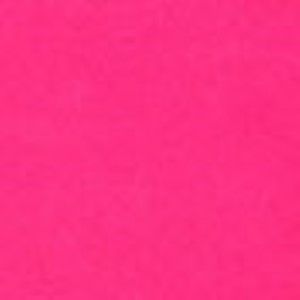
#> input picture pink.jpg, 300 x 300 px, given in place of the camera
$ python 'Color Pallete.py'   (Python 2 division)
#> lines starting #> are read from the running program, lines starting #| are printed output that depends on the picture; after the words box and inside, x2 and y2 are one past the last pixel; in counts of white or black regions, pixels touching at a corner belong together
import cv2
import numpy as np

def set_cam(vino):
    video_path=vino
    cap=cv2.VideoCapture(video_path)
    #cap.set(3, 1920)
    #cap.set(4, 1080)
    set_cam.cap=cap

vino = 1
set_cam(vino)
cap = set_cam.cap

############################## Choose Pixel
def click_and_crop(event, x, y, flags, param):

    global refPt, cropping

    if event == cv2.EVENT_LBUTTONDOWN:
        refPt = [(x, y)]
        cropping = True
        #print "Top Left", refPt[0]
        if refPt:
            print "Pixel Color: HSV & RGB"
            print hsv[refPt[0][1],refPt[0][0]]
            print frame[refPt[0][1],refPt[0][0]]
            print lab[refPt[0][1],refPt[0][0]]
            print "--------------"

cv2.namedWindow("Original Image")
cv2.setMouseCallback("Original Image", click_and_crop)
##############################

# Create a pipeline
def nothing(x):
    pass

hsv_min=[133, 0, 173]
hsv_max=[255, 156, 255]

cv2.namedWindow("image")
cv2.resizeWindow("image", 640,480)

# create trackbars for color change
cv2.createTrackbar('lowH', 'image', hsv_min[0], 255,nothing)
cv2.createTrackbar('highH', 'image', hsv_max[0], 255, nothing)
cv2.createTrackbar('lowS', 'image', hsv_min[1], 255, nothing)
cv2.createTrackbar('highS', 'image', hsv_max[1], 255, nothing)
cv2.createTrackbar('lowV', 'image', hsv_min[2], 255, nothing)
cv2.createTrackbar('highV', 'image', hsv_max[2], 255, nothing)

frame_no=0
n=0

while(True):
    if n==0 and vino!=10:
        ret, frame = cap.read()
#> frame is the input picture: shape (300, 300, 3); mean B, G, R 129.8, 48.8, 253
        frame = cv2.resize(frame,(1280,720))
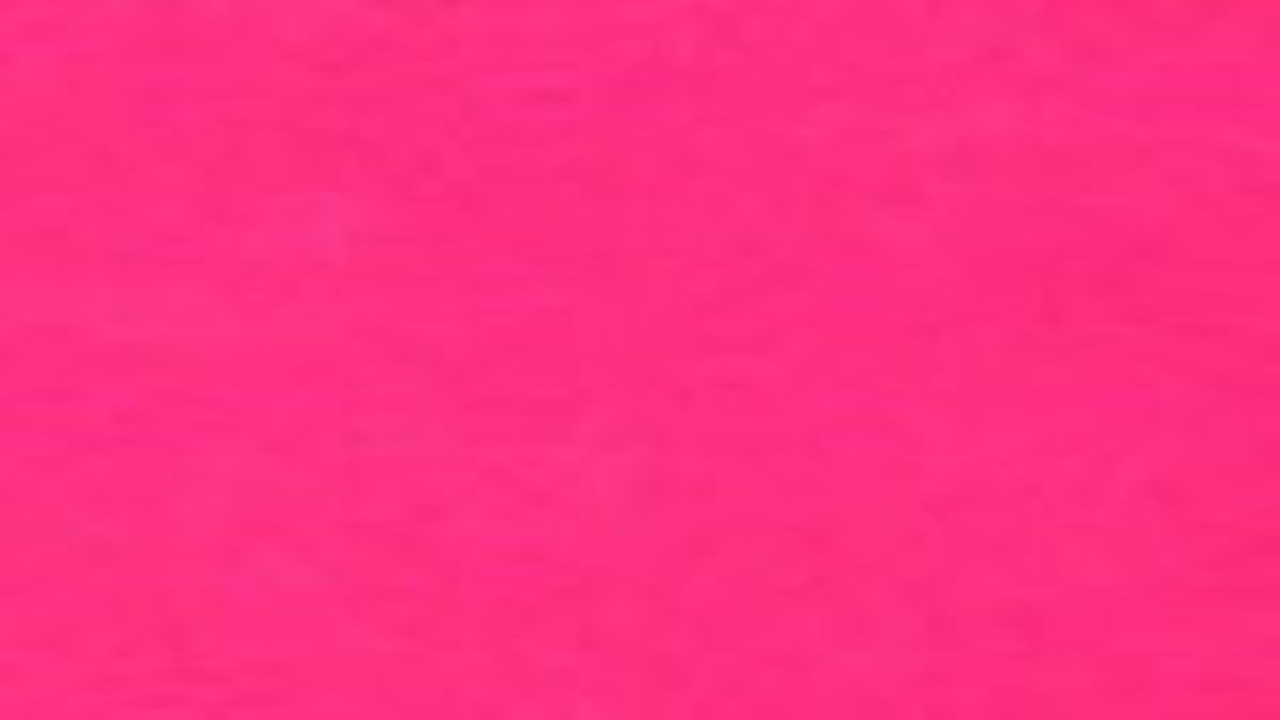
#> frame: shape (720, 1280, 3); mean B, G, R 129.7, 48.7, 253
        image=frame.copy()
        lab= cv2.cvtColor(image, cv2.COLOR_RGB2LAB)
#> lab: shape (720, 1280, 3); mean of channels 0, 1, 2 112.9, 201, 41.4

    # grab the frame
    key = cv2.waitKey(1) & 0xFF
#> (key q is pressed here)

    #frame=cv2.resize(frame,(960,720))
    hsv = cv2.cvtColor(frame, cv2.COLOR_RGB2HSV)
#> hsv: shape (720, 1280, 3); mean H, S, V 131.9, 205.9, 253

    ilowH = cv2.getTrackbarPos('lowH', 'image')
    ihighH = cv2.getTrackbarPos('highH', 'image')
    ilowS = cv2.getTrackbarPos('lowS', 'image')
    ihighS = cv2.getTrackbarPos('highS', 'image')
    ilowV = cv2.getTrackbarPos('lowV', 'image')
    ihighV = cv2.getTrackbarPos('highV', 'image')

    lower_HSV = np.array([ilowH, ilowS, ilowV])
    higher_HSV = np.array([ihighH, ihighS, ihighV])
    mask_HSV = cv2.inRange(frame, lower_HSV, higher_HSV)
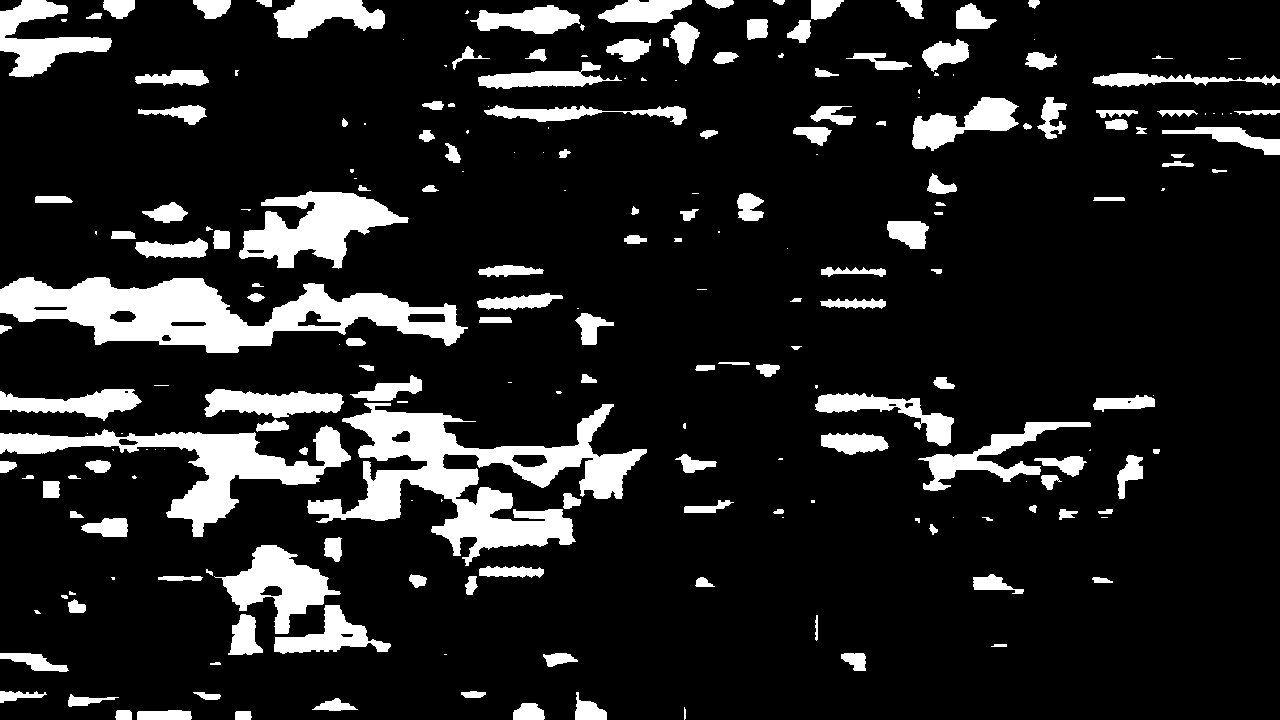
#> mask_HSV: shape (720, 1280); 13.6% white; 224 white regions (65 under 20 px), largest, box (x1, y1, x2, y2) and area: (307, 403, 647, 566) 18984, (0, 277, 468, 353) 17559, (0, 425, 351, 537) 10040
    frame_HSV = cv2.bitwise_and(frame, frame, mask=mask_HSV)
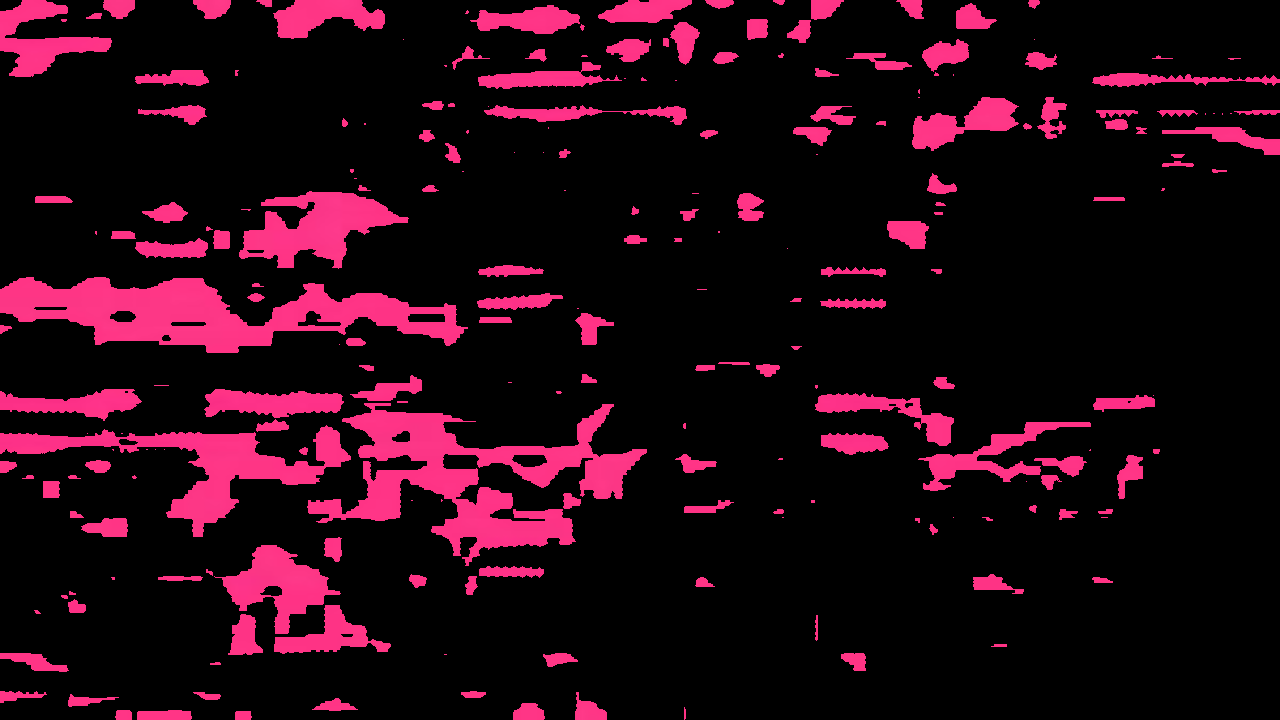
#> frame_HSV: shape (720, 1280, 3); mean B, G, R 18.2, 7.1, 34.6

    frame_total=cv2.bitwise_and(frame, frame, mask=mask_HSV)

    cv2.imshow('frame_total', frame_total)
    cv2.imshow('Original Image', frame)

    if key == ord("q"):
        break

cv2.destroyAllWindows()
print list(lower_HSV)
print list(higher_HSV)
